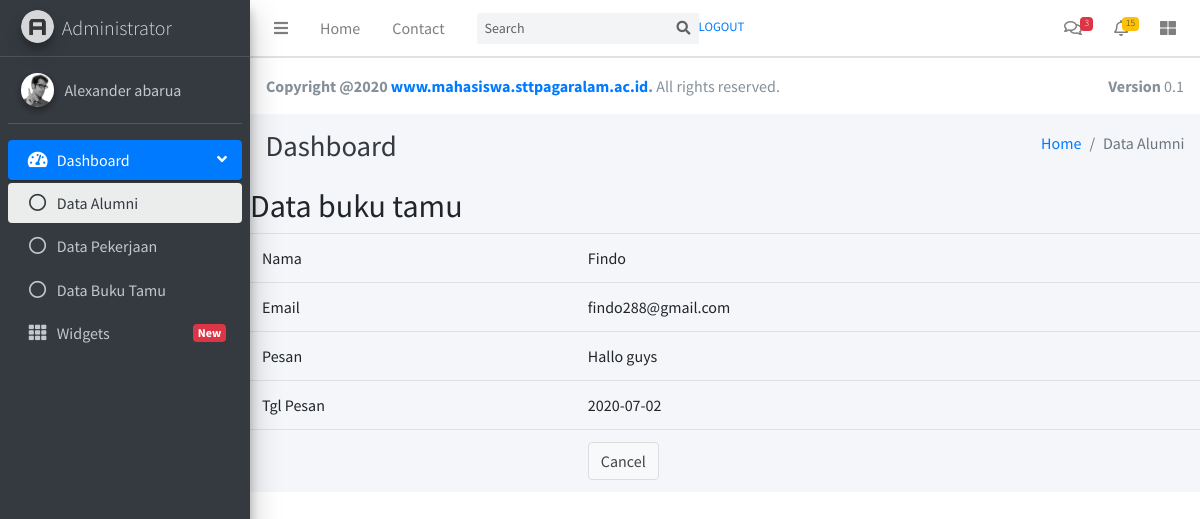
The app's page /index.php/b_tamu/read/1 with its own data.
### tables this page shows
CREATE TABLE IF NOT EXISTS `tb_buku_tamu` (
  `id` int(5) NOT NULL AUTO_INCREMENT,
  `nama` varchar(25) NOT NULL,
  `email` varchar(30) NOT NULL,
  `pesan` text NOT NULL,
  `tgl_pesan` date NOT NULL,
  PRIMARY KEY (`id`)
);

### application/controllers/B_tamu.php (called while the page is built, shortened)
<?php
class B_tamu extends CI_Controller
{
    function __construct()
    {
        $this->load->model('M_Tamu');
        $this->load->library('form_validation');
    }
    public function read($id)
    {
        $row = $this->M_Tamu->get_by_id($id);
        if ($row) {
            $data = array(
		'id' => $row->id,
		'nama' => $row->nama,
		'email' => $row->email,
		'pesan' => $row->pesan,
		'tgl_pesan' => $row->tgl_pesan,
	    );
             $this->load->view('adminlte/header');
            $this->load->view('adminlte/navbar');
            $this->load->view('adminlte/sidebar');
            $this->load->view('adminlte/footer');
            $this->load->view('b_tamu/tb_buku_tamu_read', $data);
        } else {
            $this->session->set_flashdata('message', 'Record Not Found');
            redirect(site_url('b_tamu'));
        }
    }
}

### index.php (called while the page is built, shortened)
<?php
require_once BASEPATH.'core/CodeIgniter.php';

### application/models/M_Tamu.php (called while the page is built, shortened)
<?php
class M_Tamu extends CI_Model
{
    public $table = 'tb_buku_tamu';
    public $id = 'id';
    function get_by_id($id)
    {
        $this->db->where($this->id, $id);
        return $this->db->get($this->table)->row();
    }
}

### application/views/b_tamu/tb_buku_tamu_read.php (the view, shortened to what this page needs)
 <div class="content-wrapper">
   <div class="content-header">
     <div class="container-fluid">
       <div class="row mb-2">
         <div class="col-sm-6">
           <h1 class="m-0 text-dark">Dashboard</h1>
         </div>
         <div class="col-sm-6">
           <ol class="breadcrumb float-sm-right">
             <li class="breadcrumb-item"><a href="#">Home</a></li>
             <li class="breadcrumb-item active">Data Alumni</li>
           </ol>
         </div>
       </div>
     </div>
   </div>
       <h2 style="margin-top:0px">Data buku tamu</h2>
       <table class="table">
    <tr><td>Nama</td><td><?php echo $nama; ?></td></tr>
    <tr><td>Email</td><td><?php echo $email; ?></td></tr>
    <tr><td>Pesan</td><td><?php echo $pesan; ?></td></tr>
    <tr><td>Tgl Pesan</td><td><?php echo $tgl_pesan; ?></td></tr>
    <tr><td></td><td><a href="<?php echo site_url('b_tamu') ?>" class="btn btn-default">Cancel</a></td></tr>
</table>
      </div>

### records on screen
tb_buku_tamu: nama "Findo", email "findo288@gmail.com", pesan "Hallo guys", tgl_pesan "2020-07-02"
